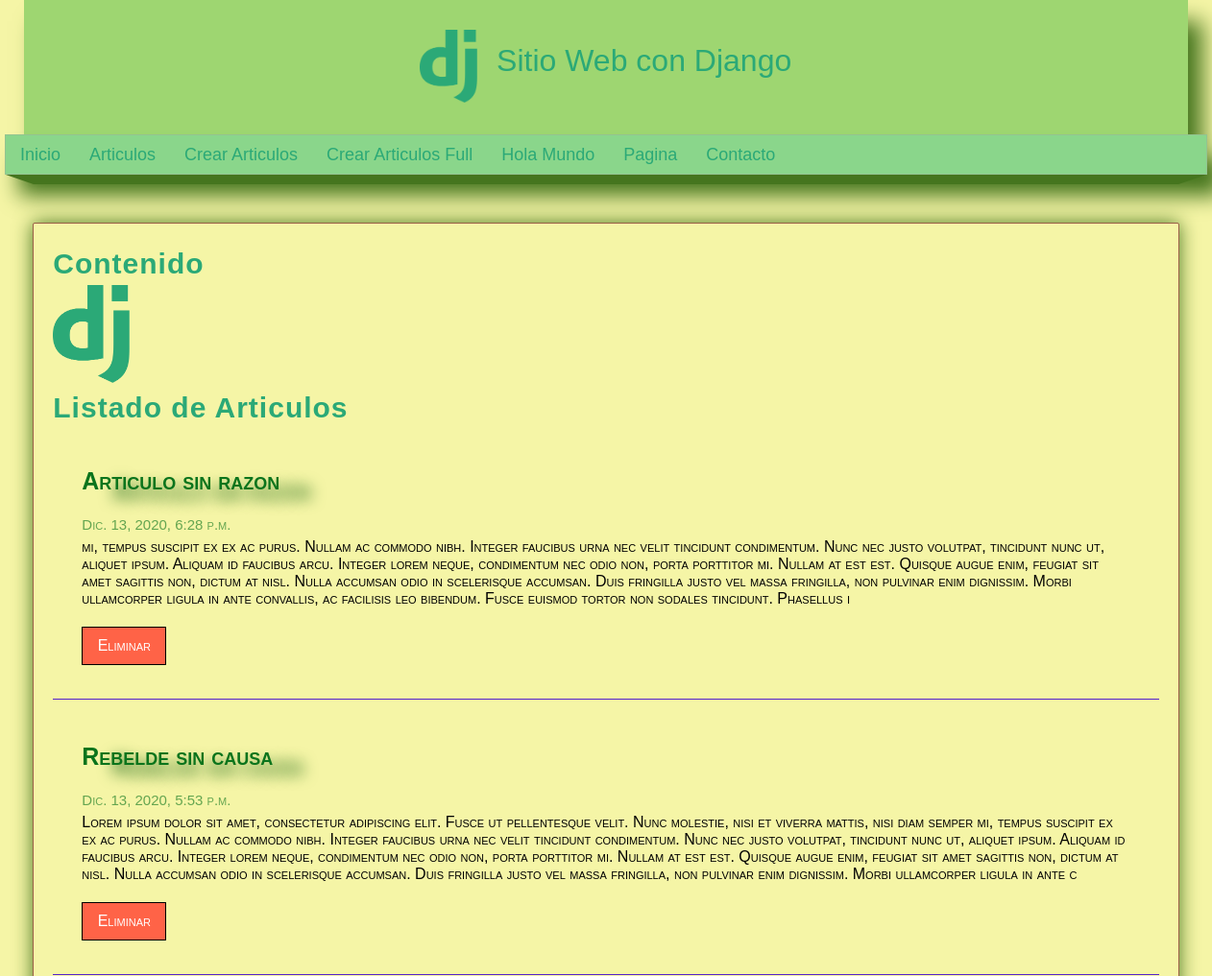
/articulos/ (upper part), run on an earlier commit of the app's database.
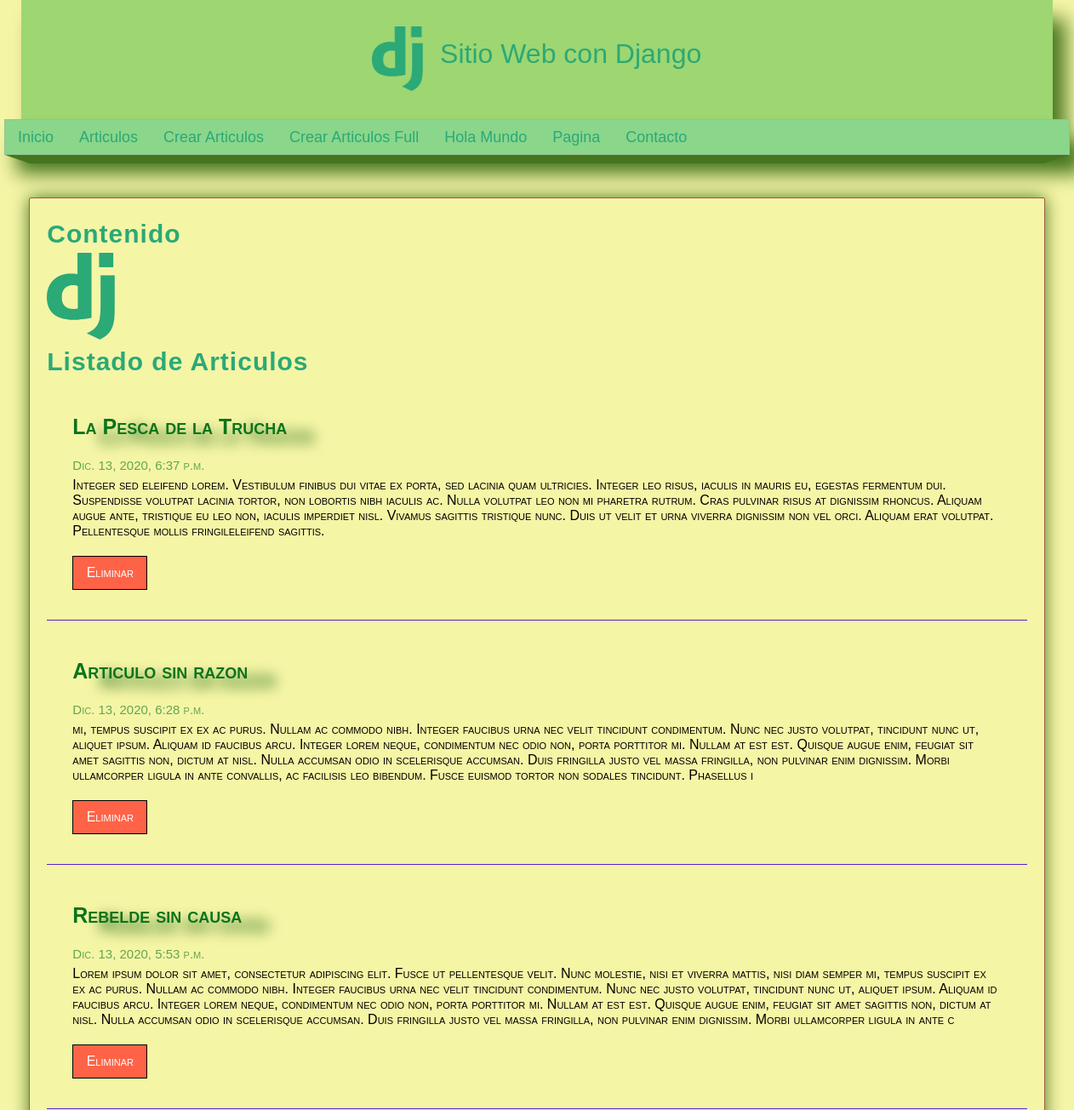
And on a later commit of the database.
### miapp/models.py (models this page shows, shortened)
class Article(models.Model):
    title = models.CharField(max_length=150, verbose_name="Titulo")
    content = models.TextField(verbose_name="Contenido")
    image = models.ImageField(default='null', verbose_name="Miniatura", upload_to="articles")
    public = models.BooleanField(verbose_name="¿Publicado?")
    created_at = models.DateTimeField(auto_now_add=True, verbose_name="Creado el")
    updated_at = models.DateTimeField(auto_now=True,verbose_name="Actualizado el")
    class Meta:
        verbose_name = "Articulo"
        verbose_name_plural = "Articulos"
        ordering = ['created_at']

### miapp/views.py (the view)
# urls.py: path('articulos/', miapp.views.articulos, name="articulos"),
def articulos(request):
    articulos=Article.objects.filter(public=True).order_by('-id')
    return render(request, 'articulos.html', {
        'articulos':articulos
    })

### miapp/templates/articulos.html (shortened to what this page needs)
{% extends 'layout.html' %}
{% load filters %}
{% block content %}
<h1 class="title" >Listado de Articulos</h1>
    {% for articulo in articulos %}
            <article class="article-item">
                <div class="data">
                    <h2 class="titu">{{articulo.title}}</h2>
                    <span class="date">{{articulo.created_at}}</span>
                    <p>
                        {{articulo.content}}
                        <a href="{% url 'borrar' id=articulo.id %}" class="btn btn-delete" >Eliminar</a>
                    </p>
                </div>
            </article>
    {% endfor %}
{% endblock %}

What changed in the data, as far as the page shows it:
now on this page (row edited): Article: title "La Pesca de la Trucha", created_at "Dic. 13, 2020, 6:37 p.m.", content "Integer sed eleifend lorem. Vestibulum finibus dui vitae ex porta, sed lacinia quam ultricies. Integer leo risus, iaculis in mauris eu, egestas fermentum dui. Suspendisse volutpat lacinia tortor, non lobortis nibh iaculis ac. Nulla volutpat leo non mi pharetra rutrum. Cras pulvinar risus at dignissim rhoncus. Aliquam augue ante, tristique eu leo non, iaculis imperdiet nisl. Vivamus sagittis tristique nunc. Duis ut velit et urna viverra dignissim non vel orci. Aliquam erat volutpat. Pellentesque mollis fringileleifend sagittis."
